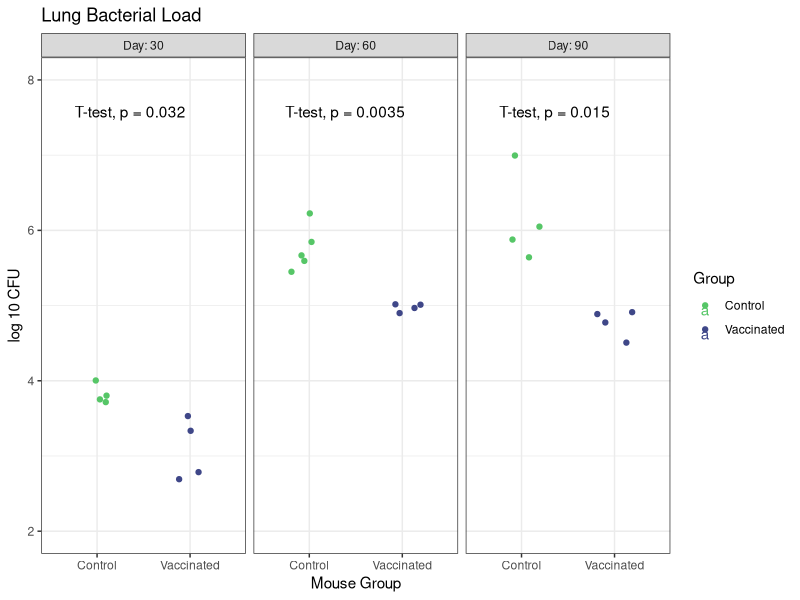

This chart was generated by the following R code:
## ---- chunk 1
knitr::opts_chunk$set(echo = TRUE)
## ---- chunk 2
library(readxl)
library(stats)
library(ggpubr)
library(broom)
library(purrr)
library(tidyverse)
## ---- chunk 3

lung_CFU <- read_xlsx("../Data/M.smeg_CFU.xlsx") %>%
  rename(Day = Timepoint) %>%
  group_by(Organ, Day) %>%
  mutate(Group = replace(Group, Group == "Group1", "PBS")) %>%
  mutate(Group = replace(Group, Group == "Group2", "BCG")) %>%
  mutate(Group = replace(Group, Group == "Group3", "smegmatis")) %>%
  mutate(Group = replace(Group, Group == "Group4", "BCG + smegmatis")) %>% 
  mutate(Group = factor(Group, levels = c("PBS", "BCG", "smegmatis", "BCG + smegmatis"))) %>%
  dplyr::filter(Group == "PBS" | Group == "BCG") %>%
  filter(Organ == "Lung")

## ---- chunk 4

viridis_colors <- c("#56C667FF", "#3F4788FF")

lung_CFU <- lung_CFU %>%
  mutate(Group = str_replace(Group, "PBS", "Control"),
         Group = str_replace(Group, "BCG", "Vaccinated"))

ggplot(lung_CFU, aes(x = Group, y = CFU, color = Group)) +
  geom_jitter(width = 0.2) +
  facet_wrap("Day", ncol = length(unique(lung_CFU$Day)), 
             labeller = label_both) +
  scale_color_manual(values = viridis_colors) +
  stat_compare_means(method = "t.test", label.y = 7.5) +
  xlab("Mouse Group") +
  ylab("log 10 CFU") +
  coord_cartesian(ylim = c(2,8)) +
  ggtitle("Lung Bacterial Load") +
  theme_bw()

## ---- chunk 5
sessionInfo()
